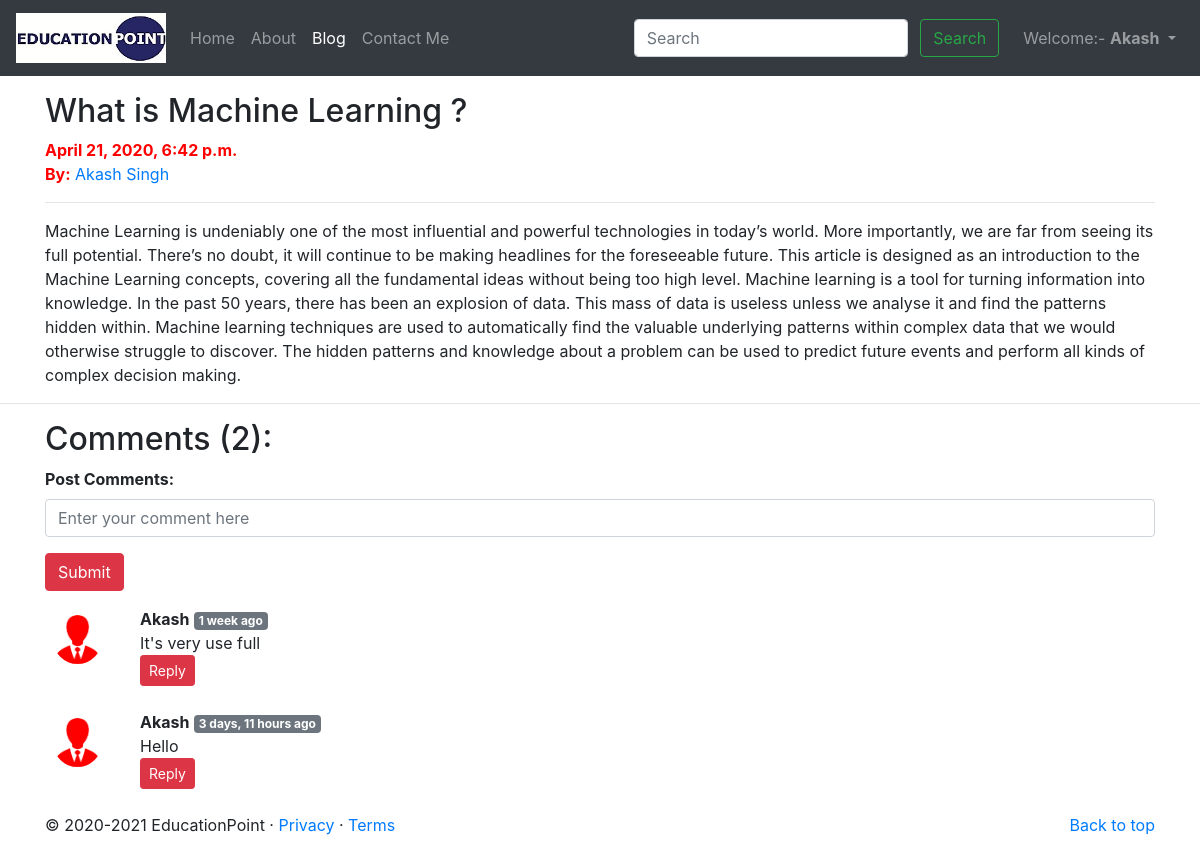
Page /blog/Machine_Learning (signed in) on the committed database.
### blog/models.py (models this page shows, shortened)
class Post(models.Model):
    sno = models.AutoField(primary_key = True)
    title = models.CharField(max_length=255)
    content = models.TextField()
    author = models.CharField(max_length=50)
    slug = models.CharField(max_length=150)
    timeStamp = models.DateTimeField(blank=True)

class BlogComment(models.Model):
    sno = models.AutoField(primary_key= True)
    comment = models.TextField()
    user = models.ForeignKey(User, on_delete=models.CASCADE)
    post = models.ForeignKey(Post, on_delete=models.CASCADE)
    parent = models.ForeignKey('self', on_delete=models.CASCADE, null=True)
    timeStamp = models.DateTimeField(default=now)

### blog/views.py (the view)
# urls.py: path('<str:slug>', views.blogPost, name='blogPost'),
def blogPost(request, slug):
    post = Post.objects.filter(slug=slug).first()
    comments = BlogComment.objects.filter(post=post, parent=None)
    replies = BlogComment.objects.filter(post=post).exclude(parent=None)
    replyDict = {}
    for reply in replies:
        if reply.parent.sno not in replyDict.keys():
            replyDict[reply.parent.sno] = [reply]
        else:
            replyDict[reply.parent.sno].append(reply)
    context = {'post':post, 'comments':comments, 'user':request.user, 'replyDict': replyDict}
    return render(request, 'blog/blogPost.html', context)

### blog/templatetags/extras.py (called while the page is built)
@register.filter(name='get_val')
def get_val(dict, key):
    return dict.get(key)

### templates/blog/blogPost.html (shortened to what this page needs)
{% extends 'base.html' %}
{% block blogactive %} active {% endblock blogactive %}
{% block body %}
{% load humanize %}
{% load extras %}
<div class="container my-3">
        <h2 class="blog-post-title">{{post.title}}</h2>
        <p style="color: red;" class="blog-post-meta"><b>{{post.timeStamp}}</b> <br><strong>By:</strong> <a
                        href="#">{{post.author}}</a></p>
        <hr>
        <p>{{post.content}}</p>
</div>
<hr>
<div class="container">
        <div class="my-2">
                <h2>Comments ({{comments.count}}):</h2>
                {% if user.is_authenticated %}
                <form action="/blog/postComment" method="post">
                        <div class="form-group">
                                <label for="exampleInputEmail1"><b>Post Comments:</b></label>
                                <input type="text" class="form-control" name="comment"
                                        placeholder="Enter your comment here">
                        </div>
                        <button type="submit" class="btn btn-danger">Submit</button>
                </form>
                {% endif %}
        </div>
        {% for comment in comments %}
        <div class="row my-3">
                <div class="col-md-1">
                        <img class="userPic rounded-circle w-100 p-2" src="/static/common/img/user.png">
                </div>
                <div class="col-md-11">
                        <b>{{comment.user.username}}</b> <span class="badge badge-secondary">
                                {{comment.timeStamp|naturaltime}} </span>
                        <div> {{comment.comment}} </div>
                        <div class="reply mx-0">
                                {% if user.is_authenticated %}
                                <button class="btn btn-sm btn-danger" type="button" data-toggle="collapse"
                                        data-target="#replyBox{{comment.sno}}" aria-expanded="false"
                                        aria-controls="replyBox{{comment.sno}}">
                                        Reply
                                </button>
                                {% else %}
                                <button class="btn btn-sm btn-danger" type="button" data-toggle="collapse"
                                        data-target="#replyBox{{comment.sno}}" aria-expanded="false"
                                        aria-controls="replyBox{{comment.sno}}" disabled>
                                        Login to Reply
                                </button>
                                {% endif %}
                        </div>
                </div>
        </div>
        {% endfor %}
</div>
{% endblock body %}

### templates/base.html (shortened to what this page needs)
<!doctype html>
<html lang="en">
<head>
  <link rel="stylesheet" href="https://stackpath.bootstrapcdn.com/bootstrap/4.4.1/css/bootstrap.min.css"
>
</head>
<body>
  <nav class="navbar navbar-expand-lg navbar-dark bg-dark">
    <a class="navbar-brand" href="/">
      <img src="/static/common/img/photo.jpg" width="150" height="50" alt="EducationPoint">
    </a>
    <div class="collapse navbar-collapse" id="navbarSupportedContent">
      <ul class="navbar-nav mr-auto">
        <li class="nav-item {% block homeactive %} {% endblock homeactive %}">
          <a class="nav-link" href="/">Home <span class="sr-only">(current)</span></a>
        </li>
        <li class="nav-item {% block aboutactive %} {% endblock aboutactive %}">
          <a class="nav-link" href="/about">About</a>
        </li>
        <li class="nav-item {% block blogactive %} {% endblock blogactive %}">
          <a class="nav-link" href="/blog">Blog</a>
        </li>
        <li class="nav-item {% block contactactive %} {% endblock contactactive %}">
          <a class="nav-link" href="/contact">Contact Me</a>
        </li>
      </ul>
      <div class="ml-auto form-inline">
        <form method="get" action="/search" class=" my-2 my-lg-0 mx-3">
          <input class="form-control mr-sm-2" type="search" placeholder="Search" aria-label="Search" name="query"
            id="query">
          <button class="btn btn-outline-success my-2 my-sm-0" type="submit">Search</button>
        </form>
        {% if user.is_authenticated %}
        <ul class="navbar-nav">
          <li class="nav-item dropdown">
            <a class="nav-link dropdown-toggle" href="#" id="navbarDropdown" role="button" data-toggle="dropdown"
              aria-haspopup="true" aria-expanded="false">
              Welcome:- <strong>{{request.user}}</strong>
            </a>
          </li>
        </ul>
        {% endif %}
      </div>
    </div>
  </nav>
  {% block body %}
  {% endblock body %}
  <footer class="container mt-3">
    <p class="float-right"><a href="#">Back to top</a></p>
    <p>© 2020-2021 EducationPoint · <a href="#">Privacy</a> · <a href="#">Terms</a></p>
  </footer>
</body>
</html>

### rows in the picture
Post: title "What is Machine Learning ?", timeStamp "April 21, 2020, 6:42 p.m.", author "Akash Singh", content "Machine Learning is undeniably one of the most influential and powerful technologies in today’s world. More importantly, we are far from seeing its full potential. There’s no doubt, it will continue to be making headlines for the foreseeable future. This article is designed as an introduction to the Machine Learning concepts, covering all the fundamental ideas without being too high level. Machine learning is a tool for turning information into knowledge. In the past 50 years, there has been an explosion of data. This mass of data is useless unless we analyse it and find the patterns hidden within. Machine learning techniques are used to automatically find the valuable underlying patterns…"
BlogComment: user.username "Akash", timeStamp "1 week ago", comment "It's very use full"
BlogComment: user.username "Akash", timeStamp "3 days, 11 hours ago", comment "Hello"

### other values in the picture
{{ request.user }} "Akash"
{{ comments.count }} "2"
